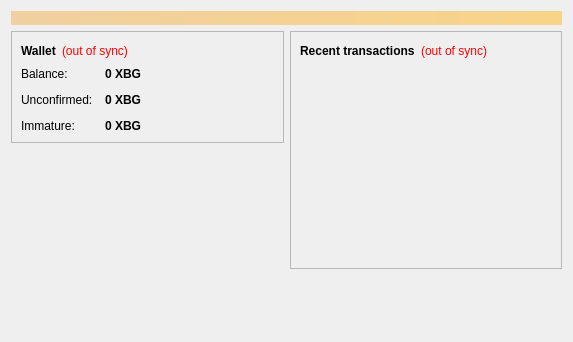
<?xml version="1.0" encoding="UTF-8"?>
<ui version="4.0">
 <class>OverviewPage</class>
 <widget class="QWidget" name="OverviewPage">
  <property name="geometry">
   <rect>
    <x>0</x>
    <y>0</y>
    <width>573</width>
    <height>342</height>
   </rect>
  </property>
  <property name="windowTitle">
   <string>Form</string>
  </property>
  <layout class="QVBoxLayout" name="topLayout">
   <item>
    <widget class="QLabel" name="labelAlerts">
     <property name="visible">
      <bool>false</bool>
     </property>
     <property name="styleSheet">
      <string notr="true">background-color: qlineargradient(x1: 0, y1: 0, x2: 1, y2: 0, stop:0 #F0D0A0, stop:1 #F8D488); color:#000000;</string>
     </property>
     <property name="wordWrap">
      <bool>true</bool>
     </property>
     <property name="margin">
      <number>3</number>
     </property>
    </widget>
   </item>
   <item>
    <layout class="QHBoxLayout" name="horizontalLayout" stretch="1,1">
     <item>
      <layout class="QVBoxLayout" name="verticalLayout_2">
       <item>
        <widget class="QFrame" name="frame">
         <property name="frameShape">
          <enum>QFrame::StyledPanel</enum>
         </property>
         <property name="frameShadow">
          <enum>QFrame::Raised</enum>
         </property>
         <layout class="QVBoxLayout" name="verticalLayout_4">
          <item>
           <layout class="QHBoxLayout" name="horizontalLayout_4">
            <item>
             <widget class="QLabel" name="label_5">
              <property name="font">
               <font>
                <weight>75</weight>
                <bold>true</bold>
               </font>
              </property>
              <property name="text">
               <string>Wallet</string>
              </property>
             </widget>
            </item>
            <item>
             <widget class="QLabel" name="labelWalletStatus">
              <property name="toolTip">
               <string>The displayed information may be out of date. Your wallet automatically synchronizes with the BTCGold network after a connection is established, but this process has not completed yet.</string>
              </property>
              <property name="styleSheet">
               <string notr="true">QLabel { color: red; }</string>
              </property>
              <property name="text">
               <string notr="true">(out of sync)</string>
              </property>
              <property name="alignment">
               <set>Qt::AlignLeading|Qt::AlignLeft|Qt::AlignVCenter</set>
              </property>
             </widget>
            </item>
            <item>
             <spacer name="horizontalSpacer_2">
              <property name="orientation">
               <enum>Qt::Horizontal</enum>
              </property>
              <property name="sizeHint" stdset="0">
               <size>
                <width>40</width>
                <height>20</height>
               </size>
              </property>
             </spacer>
            </item>
           </layout>
          </item>
          <item>
           <layout class="QFormLayout" name="formLayout_2">
            <property name="fieldGrowthPolicy">
             <enum>QFormLayout::AllNonFixedFieldsGrow</enum>
            </property>
            <property name="horizontalSpacing">
             <number>12</number>
            </property>
            <property name="verticalSpacing">
             <number>12</number>
            </property>
            <item row="0" column="0">
             <widget class="QLabel" name="label">
              <property name="text">
               <string>Balance:</string>
              </property>
             </widget>
            </item>
            <item row="0" column="1">
             <widget class="QLabel" name="labelBalance">
              <property name="font">
               <font>
                <weight>75</weight>
                <bold>true</bold>
               </font>
              </property>
              <property name="cursor">
               <cursorShape>IBeamCursor</cursorShape>
              </property>
              <property name="toolTip">
               <string>Your current balance</string>
              </property>
              <property name="text">
               <string notr="true">0 XBG</string>
              </property>
              <property name="textInteractionFlags">
               <set>Qt::LinksAccessibleByMouse|Qt::TextSelectableByKeyboard|Qt::TextSelectableByMouse</set>
              </property>
             </widget>
            </item>
            <item row="1" column="0">
             <widget class="QLabel" name="label_3">
              <property name="text">
               <string>Unconfirmed:</string>
              </property>
             </widget>
            </item>
            <item row="1" column="1">
             <widget class="QLabel" name="labelUnconfirmed">
              <property name="font">
               <font>
                <weight>75</weight>
                <bold>true</bold>
               </font>
              </property>
              <property name="cursor">
               <cursorShape>IBeamCursor</cursorShape>
              </property>
              <property name="toolTip">
               <string>Total of transactions that have yet to be confirmed, and do not yet count toward the current balance</string>
              </property>
              <property name="text">
               <string notr="true">0 XBG</string>
              </property>
              <property name="textInteractionFlags">
               <set>Qt::LinksAccessibleByMouse|Qt::TextSelectableByKeyboard|Qt::TextSelectableByMouse</set>
              </property>
             </widget>
            </item>
            <item row="2" column="0">
             <widget class="QLabel" name="labelImmatureText">
              <property name="text">
               <string>Immature:</string>
              </property>
             </widget>
            </item>
            <item row="2" column="1">
             <widget class="QLabel" name="labelImmature">
              <property name="font">
               <font>
                <weight>75</weight>
                <bold>true</bold>
               </font>
              </property>
              <property name="toolTip">
               <string>Mined balance that has not yet matured</string>
              </property>
              <property name="text">
               <string notr="true">0 XBG</string>
              </property>
              <property name="textInteractionFlags">
               <set>Qt::LinksAccessibleByMouse|Qt::TextSelectableByKeyboard|Qt::TextSelectableByMouse</set>
              </property>
             </widget>
            </item>
           </layout>
          </item>
         </layout>
        </widget>
       </item>
       <item>
        <spacer name="verticalSpacer">
         <property name="orientation">
          <enum>Qt::Vertical</enum>
         </property>
         <property name="sizeHint" stdset="0">
          <size>
           <width>20</width>
           <height>40</height>
          </size>
         </property>
        </spacer>
       </item>
        <item>
         <widget class="QLabel" name="label_wallet_bgcoin">
          <property name="text">
           <string/>
          </property>
          <property name="pixmap">
           <pixmap resource="../bitcoin.qrc">:/images/wallet_bgcoin</pixmap>
          </property>
          <property name="scaledContents">
           <bool>false</bool>
          </property>
          <property name="alignment">
           <set>Qt::AlignCenter</set>
          </property>
          <property name="margin">
           <number>-2</number>
          </property>
         </widget>
        </item>
        <item>
         <widget class="QLabel" name="label_6">
          <property name="text">
           <string/>
          </property>
         </widget>
        </item>
      </layout>
     </item>
     <item>
      <layout class="QVBoxLayout" name="verticalLayout_3">
       <item>
        <widget class="QFrame" name="frame_2">
         <property name="frameShape">
          <enum>QFrame::StyledPanel</enum>
         </property>
         <property name="frameShadow">
          <enum>QFrame::Raised</enum>
         </property>
         <layout class="QVBoxLayout" name="verticalLayout">
          <item>
           <layout class="QHBoxLayout" name="horizontalLayout_2">
            <item>
             <widget class="QLabel" name="label_4">
              <property name="text">
               <string>&lt;b&gt;Recent transactions&lt;/b&gt;</string>
              </property>
             </widget>
            </item>
            <item>
             <widget class="QLabel" name="labelTransactionsStatus">
              <property name="toolTip">
               <string>The displayed information may be out of date. Your wallet automatically synchronizes with the BTCGold network after a connection is established, but this process has not completed yet.</string>
              </property>
              <property name="styleSheet">
               <string notr="true">QLabel { color: red; }</string>
              </property>
              <property name="text">
               <string notr="true">(out of sync)</string>
              </property>
              <property name="alignment">
               <set>Qt::AlignRight|Qt::AlignTrailing|Qt::AlignVCenter</set>
              </property>
             </widget>
            </item>
            <item>
             <spacer name="horizontalSpacer">
              <property name="orientation">
               <enum>Qt::Horizontal</enum>
              </property>
              <property name="sizeHint" stdset="0">
               <size>
                <width>40</width>
                <height>20</height>
               </size>
              </property>
             </spacer>
            </item>
           </layout>
          </item>
          <item>
           <widget class="QListView" name="listTransactions">
            <property name="styleSheet">
             <string notr="true">QListView { background: transparent; }</string>
            </property>
            <property name="frameShape">
             <enum>QFrame::NoFrame</enum>
            </property>
            <property name="verticalScrollBarPolicy">
             <enum>Qt::ScrollBarAlwaysOff</enum>
            </property>
            <property name="horizontalScrollBarPolicy">
             <enum>Qt::ScrollBarAlwaysOff</enum>
            </property>
            <property name="selectionMode">
             <enum>QAbstractItemView::NoSelection</enum>
            </property>
           </widget>
          </item>
         </layout>
        </widget>
       </item>
       <item>
        <spacer name="verticalSpacer_2">
         <property name="orientation">
          <enum>Qt::Vertical</enum>
         </property>
         <property name="sizeHint" stdset="0">
          <size>
           <width>20</width>
           <height>40</height>
          </size>
         </property>
        </spacer>
       </item>
      </layout>
     </item>
    </layout>
   </item>
  </layout>
 </widget>
 <resources/>
 <connections/>
</ui>
